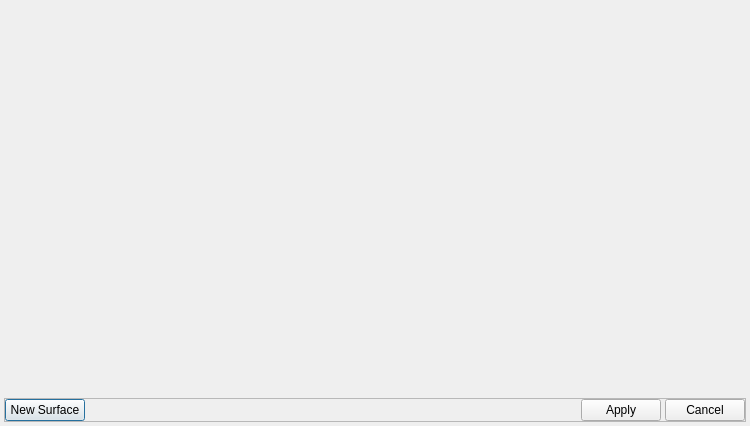
<?xml version="1.0" encoding="UTF-8"?>
<ui version="4.0">
 <class>FileDialog</class>
 <widget class="QDialog" name="FileDialog">
  <property name="windowModality">
   <enum>Qt::ApplicationModal</enum>
  </property>
  <property name="geometry">
   <rect>
    <x>0</x>
    <y>0</y>
    <width>750</width>
    <height>426</height>
   </rect>
  </property>
  <property name="windowTitle">
   <string>Map3D Files</string>
  </property>
  <property name="modal">
   <bool>true</bool>
  </property>
  <layout class="QVBoxLayout" name="verticalLayout">
   <property name="spacing">
    <number>4</number>
   </property>
   <property name="leftMargin">
    <number>4</number>
   </property>
   <property name="topMargin">
    <number>4</number>
   </property>
   <property name="rightMargin">
    <number>4</number>
   </property>
   <property name="bottomMargin">
    <number>4</number>
   </property>
   <item>
    <widget class="QScrollArea" name="scrollArea">
     <property name="frameShape">
      <enum>QFrame::NoFrame</enum>
     </property>
     <property name="frameShadow">
      <enum>QFrame::Plain</enum>
     </property>
     <property name="lineWidth">
      <number>0</number>
     </property>
     <property name="horizontalScrollBarPolicy">
      <enum>Qt::ScrollBarAlwaysOff</enum>
     </property>
     <property name="widgetResizable">
      <bool>true</bool>
     </property>
     <widget class="QWidget" name="surfaceScrollArea">
      <property name="geometry">
       <rect>
        <x>0</x>
        <y>0</y>
        <width>742</width>
        <height>390</height>
       </rect>
      </property>
      <layout class="QVBoxLayout" name="surfaceScrollAreaLayout">
       <property name="spacing">
        <number>2</number>
       </property>
       <property name="leftMargin">
        <number>0</number>
       </property>
       <property name="topMargin">
        <number>0</number>
       </property>
       <property name="rightMargin">
        <number>0</number>
       </property>
       <property name="bottomMargin">
        <number>0</number>
       </property>
       <item>
        <spacer name="verticalSpacer">
         <property name="orientation">
          <enum>Qt::Vertical</enum>
         </property>
         <property name="sizeHint" stdset="0">
          <size>
           <width>20</width>
           <height>40</height>
          </size>
         </property>
        </spacer>
       </item>
      </layout>
     </widget>
    </widget>
   </item>
   <item>
    <widget class="QFrame" name="frame">
     <property name="frameShape">
      <enum>QFrame::StyledPanel</enum>
     </property>
     <property name="frameShadow">
      <enum>QFrame::Raised</enum>
     </property>
     <layout class="QHBoxLayout" name="horizontalLayout">
      <property name="spacing">
       <number>4</number>
      </property>
      <property name="leftMargin">
       <number>0</number>
      </property>
      <property name="topMargin">
       <number>0</number>
      </property>
      <property name="rightMargin">
       <number>0</number>
      </property>
      <property name="bottomMargin">
       <number>0</number>
      </property>
      <item>
       <widget class="QPushButton" name="newSurfaceButton">
        <property name="text">
         <string>New Surface</string>
        </property>
       </widget>
      </item>
      <item>
       <spacer name="horizontalSpacer">
        <property name="orientation">
         <enum>Qt::Horizontal</enum>
        </property>
        <property name="sizeHint" stdset="0">
         <size>
          <width>40</width>
          <height>20</height>
         </size>
        </property>
       </spacer>
      </item>
      <item>
       <widget class="QPushButton" name="applyButton">
        <property name="text">
         <string>Apply</string>
        </property>
       </widget>
      </item>
      <item>
       <widget class="QPushButton" name="cancelButton">
        <property name="text">
         <string>Cancel</string>
        </property>
       </widget>
      </item>
     </layout>
    </widget>
   </item>
  </layout>
 </widget>
 <resources/>
 <connections/>
</ui>
